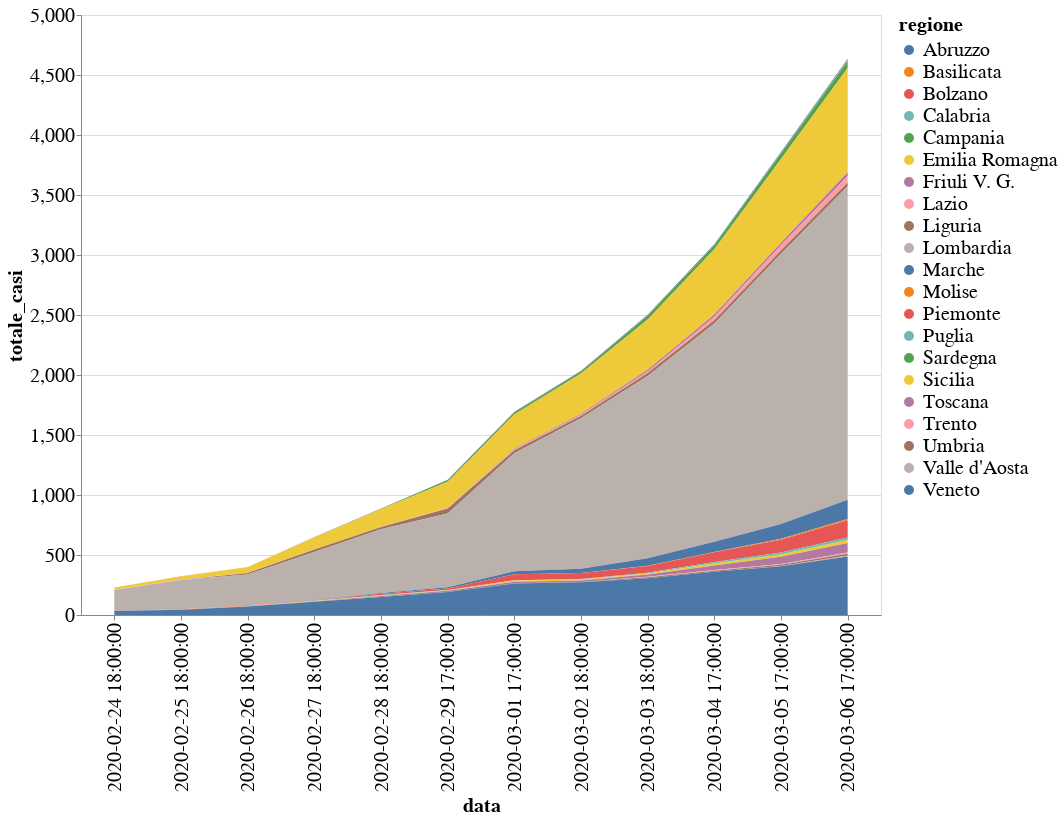

Here is the notebook cell this chart was saved with:
### Markdown cell above
## Number of confirmed cases by region, stacked

### Code cell
alt.Chart(regions_df).mark_area().encode(
    alt.Y('totale_casi'),#, scale=alt.Scale(type='log')),
    x='data',
    color='regione',
    tooltip=['regione', 'data', 'totale_casi']
).properties(
    height=600,
    width=800
).interactive()

### Figure 1 — Vega-Lite specification as saved in the notebook (floating-point values rounded to 4 significant figures; data arrays with more than 128 entries replaced by an {"elided": "..."} marker saying what was removed)
{"width": 800, "height": 600, "config": {"line": {"strokeWidth": 4}, "style": {"bar": {"size": 20}}, "legend": {"symbolSize": 100, "titleFontSize": 20, "labelFontSize": 20}, "axis": {"titleFontSize": 20, "labelFontSize": 20}}, "data": {"name": "data-2725a45255021b509dfc38a0ddf84fd1"}, "mark": "area", "encoding": {"color": {"type": "nominal", "field": "regione"}, "tooltip": [{"type": "nominal", "field": "regione"}, {"type": "nominal", "field": "data"}, {"type": "quantitative", "field": "totale_casi"}], "x": {"type": "nominal", "field": "data"}, "y": {"type": "quantitative", "field": "totale_casi"}}, "selection": {"selector013": {"type": "interval", "bind": "scales", "encodings": ["x", "y"]}}, "$schema": "https://vega.github.io/schema/vega-lite/v4.0.2.json", "datasets": {"data-2725a45255021b509dfc38a0ddf84fd1": {"elided": "252 records"}}}
